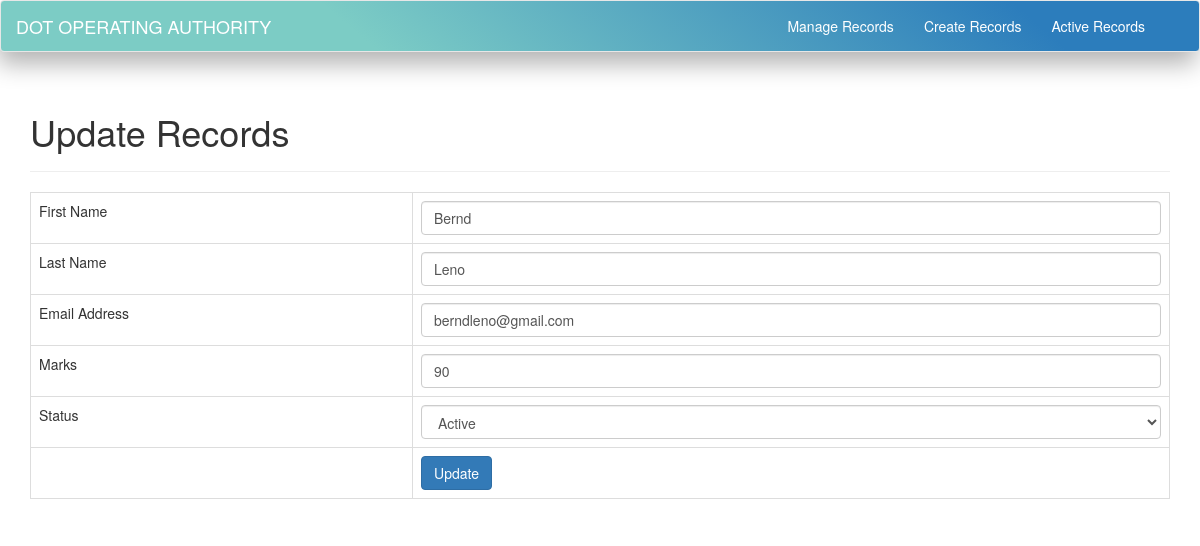
The page /update_records.php?id=1 on the database its author committed.
### tables this page shows
CREATE TABLE `records` (
  `records_id` int(11) NOT NULL,
  `first_name` varchar(32) NOT NULL,
  `last_name` varchar(32) NOT NULL,
  `email_address` varchar(70) NOT NULL,
  `marks` int(11) NOT NULL,
  `status_id` int(11) NOT NULL,
  `created` datetime NOT NULL,
  `modified` timestamp NOT NULL DEFAULT current_timestamp(),
  `image` varchar(512) NOT NULL
);

### objects/records.php (called while the page is built, shortened)
<?php
class Records{
    private $conn;
    private $table_name = "records";
    public $records_id;
    public function __construct($db){
        $this->conn = $db;
    }
function readOne(){
    $query = "SELECT first_name, last_name, email_address, marks, status_id, image FROM " . $this->table_name . "
            WHERE
                records_id = ?
            LIMIT
                0,1";
    $stmt = $this->conn->prepare( $query );
    $stmt->bindParam(1, $this->records_id);
    $stmt->execute();
    $row = $stmt->fetch(PDO::FETCH_ASSOC);
    $this->first_name = $row['first_name'];
    $this->last_name = $row['last_name'];
    $this->email_address = $row['email_address'];
    $this->marks = $row['marks'];
    $this->status_id = $row['status_id'];
}
}
?>

### objects/status.php (called while the page is built, shortened)
<?php
class Status{
    private $conn;
    private $table_name = "status";
    public function __construct($db){
        $this->conn = $db;
    }
    function read(){
        $query = "SELECT
                    id, status
                FROM
                    " . $this->table_name . "
                ORDER BY
                    status";
        $stmt = $this->conn->prepare( $query );
        $stmt->execute();
        return $stmt;
    }
}
?>

### update_records.php (the view, shortened to what this page needs)
<?php
include_once "layout_header.php";
$records_id = isset($_GET['id']) ? $_GET['id'] : die('ERROR: missing ID.');
include_once 'objects/records.php';
include_once 'objects/status.php';
$database = new Database();
$db = $database->getConnection();
$records = new Records($db);
$status = new Status($db);
$records->records_id = $records_id;
$records->readOne();
?>
<form action="<?php echo htmlspecialchars($_SERVER["PHP_SELF"] . "?id={$records_id}");?>" method="post">
    <table class='table table-hover table-responsive table-bordered'>
        <tr>
            <td>First Name</td>
            <td><input type='text' name='first_name' value='<?php echo $records->first_name; ?>' class='form-control' /></td>
        </tr>
        <tr>
            <td>Last Name</td>
            <td><input type='text' name='last_name' value='<?php echo $records->last_name; ?>' class='form-control' /></td>
        </tr>
        <tr>
            <td>Email Address</td>
            <td><input type='text' name='email_address' value='<?php echo $records->email_address; ?>' class='form-control' /></td>
        </tr>
        <tr>
            <td>Marks</td>
            <td><input type='text' name='marks' value='<?php echo $records->marks; ?>' class='form-control' /></td>
        </tr>
        <tr>
            <td>Status</td>
            <td>
                <?php
               $stmt = $status->read();
             echo "<select class='form-control' name='status_id'>";
            while ($row_status = $stmt->fetch(PDO::FETCH_ASSOC)){
            $status_id=$row_status['id'];
            $status_name = $row_status['status'];
            if($records->status_id==$status_id){
            echo "<option value='$status_id' selected>";
            }else{
            echo "<option value='$status_id'>";
            }
            echo "$status_name</option>";
            }
            echo "</select>";
            ?>
            </td>
        </tr>
        <tr>
            <td></td>
            <td>
                <button type="submit" class="btn btn-primary">Update</button>
            </td>
        </tr>
    </table>
</form>
<?php
include_once "layout_footer.php";
?>

### rows shown on the page
records: first_name "Bernd", last_name "Leno", email_address "berndleno@gmail.com", marks "90"

### other values the page prints
$page_title "Update Records"
form field status_id "Active"
